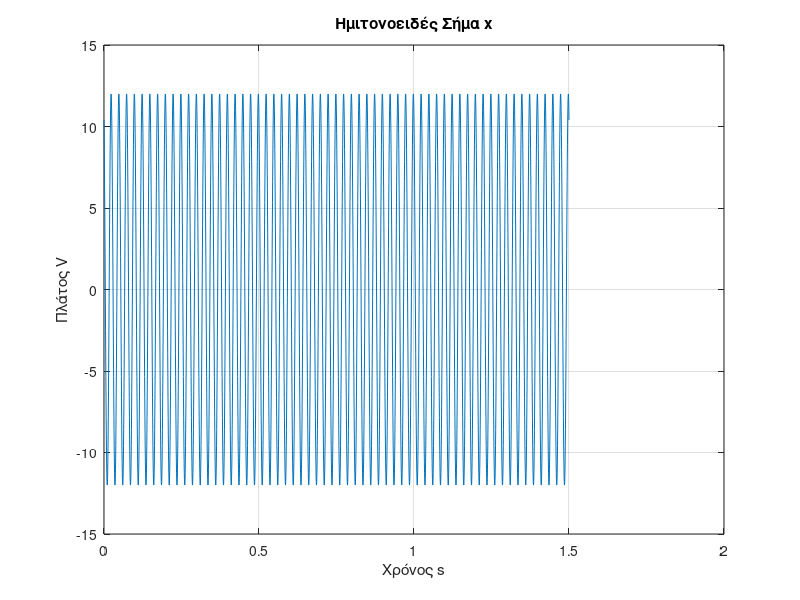
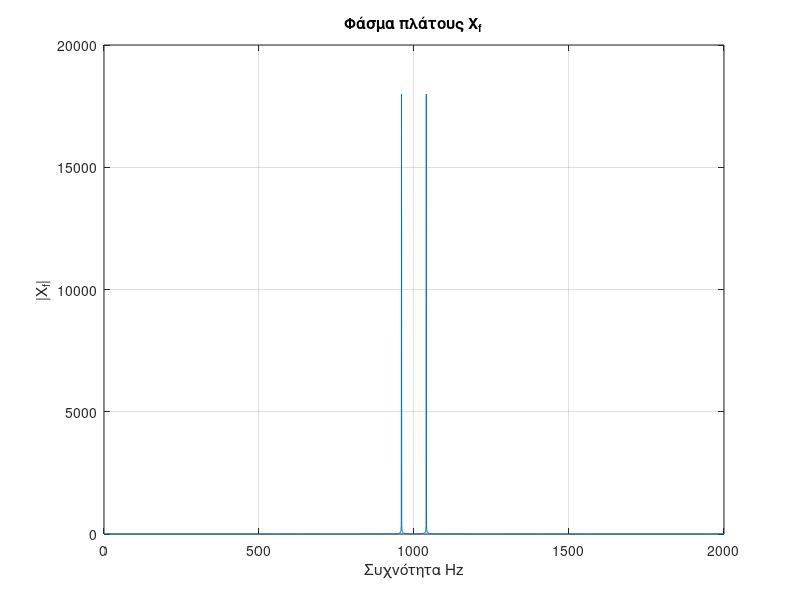

These figures' MATLAB source, in order:
clear;
close all;

f = 40; % Συχνότητα
fs = 2000; % Συχνότητα δειγματοληψίας
A = 12; % Πλάτος Volt
phi = 2*pi/3; % Φάση σε rad
T = 1.5; % Διάρκεια

% Δημιουργία διανύσματος χρόνου
t = 0:1/fs:T;

% Δημιουργία του ημιτονοειδούς σήματος
x = A * sin(2 * pi * f * t + phi);

% Γραφική παράσταση του ημιτονοειδούς σήματος
figure;
plot(t, x);
title('Ημιτονοειδές Σήμα x');
xlabel('Χρόνος s');
ylabel('Πλάτος V');
grid on;

% Υπολογισμός του φάσματος χρησιμοποιώντας FFT
N = length(x);
X_f = fftshift(fft(x));
f2 = (0:N-1)*(fs/N); % Άξονας συχνοτήτων

% Γραφική παράσταση του φάσματος πλάτους
figure;
plot(f2, abs(X_f));
title('Φάσμα πλάτους X_f');
xlabel('Συχνότητα Hz');
ylabel('|X_f|');
grid on;

% % Υπολογισμός του πλάτους του φάσματος
% amplitude_spectrum = abs(X_f)/N;
% amplitude_spectrum = amplitude_spectrum(1:N/2+1);
% amplitude_spectrum(2:end-1) = 2*amplitude_spectrum(2:end-1);
% 
% % Άξονας συχνοτήτων για το πλάτος φάσματος
% f_axis_amplitude = f2(1:N/2+1);
% % Γραφική παράσταση του φάσματος πλάτους
% figure;
% plot(f_axis_amplitude, amplitude_spectrum);
% title('Φάσμα Πλάτους του Ημιτονοειδούς Σήματος');
% xlabel('Συχνότητα (Hz)');
% ylabel('Πλάτος');
% grid on;
